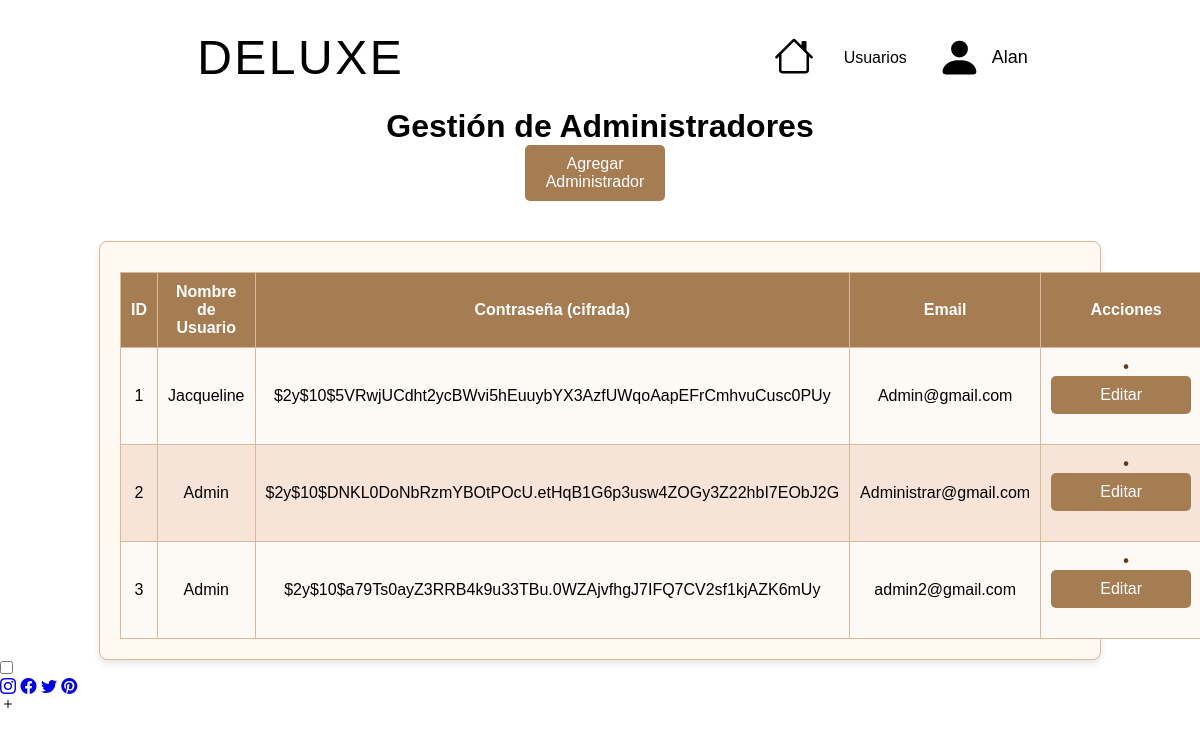
The app's page /crudAdministradores.php (signed in) with its own data.
### tables this page shows
CREATE TABLE `administradores` (
  `id` int(11) NOT NULL,
  `nombre_usuario` varchar(50) NOT NULL,
  `password` varchar(255) NOT NULL,
  `email` varchar(100) NOT NULL
);

### crudAdministradores.php (the view, shortened to what this page needs)
<?php
include 'db.php';
$query = "SELECT * FROM administradores";
$result = $conn->query($query);
?>
<!DOCTYPE html>
<html lang="en">
<head>
    <link rel="stylesheet" type="text/css" href="estilo.css">
    <link rel="stylesheet" type="text/css" href="masmas.css">
</head>
<body>
    <header>
        <a href="#" class="LOGO">DELUXE</a>
        <nav>
            <ul>
                <li><a href="index.php"></a></li>
                <li><a href="crudUsers.php">Usuarios</a></li>
                <li>
                    <a href="login.php" style="text-decoration: none; display: flex; align-items: center;">
                        <svg xmlns="http://www.w3.org/2000/svg" width="45" height="45" fill="currentColor"
                            class="bi bi-person-fill" viewBox="0 0 16 16">
                            <path d="M3 14s-1 0-1-1 1-4 6-4 6 3 6 4-1 1-1 1zm5-6a3 3 0 1 0 0-6 3 3 0 0 0 0 6" />
                        </svg>
                        <?php if (isset($_SESSION['nombre'])): ?>
                        <span style="margin-left: 10px; font-size: 18px; color: #000;">
                            <?php echo htmlspecialchars($_SESSION['nombre']); ?>
                        </span>
                        <?php endif; ?>
                    </a>
                </li>
            </ul>
        </nav>
    </header>
    <br><br><br><br><br><br>
    <center>
        <h1>Gestión de Administradores</h1>
    </center>
    <div style="text-align: center; margin-bottom: 20px;">
        <button class="action-btn" onclick="abrirModalAgregar()">Agregar Administrador</button>
    </div>
    <div class="crud-container">
        <table border="1" cellspacing="0" cellpadding="10">
            <thead>
                <tr>
                    <th>ID</th>
                    <th>Nombre de Usuario</th>
                    <th>Contraseña (cifrada)</th>
                    <th>Email</th>
                    <th>Acciones</th>
                </tr>
            </thead>
            <tbody>
                <?php while ($row = $result->fetch_assoc()) { ?>
                <tr>
                    <td><?= $row['id']; ?></td>
                    <td><?= htmlspecialchars($row['nombre_usuario']); ?></td>
                    <td><?= htmlspecialchars($row['password']); ?></td>
                    <td><?= htmlspecialchars($row['email']); ?></td>
                    <td>
                        <button class="action-btn"
                            onclick="editarAdministrador(<?= htmlspecialchars(json_encode($row)); ?>)">Editar</button>
                    </td>
                </tr>
                <?php } ?>
            </tbody>
        </table>
    </div>
    <link href="https://cdn.jsdelivr.net/npm/bootstrap-icons/font/bootstrap-icons.css" rel="stylesheet">
    <div class="sexo">
        <input type="checkbox" id="btn-mas">
        <div class="redes">
            <a href="https://www.instagram.com/amor.in.un.fiore_mx/" class="bi bi-instagram"></a>
            <a href="https://www.facebook.com/profile.php?id=61558685136571&mibextid=ZbWKwL" class="bi bi-facebook"></a>
            <a href="https://twitter.com/i/flow/login?redirect_after_login=%2FAmoreinunfiore" class="bi bi-twitter"></a>
            <a href="https://pin.it/14SUXYDzc" class="bi bi-pinterest"></a>
        </div>
        <div class="btn-mas">
            <label for="btn-mas" class="bi bi-plus"></label>
        </div>
    </div>
</body>
</html>

### estilo.css (style rules this page uses)
body { font-family: Arial, Helvetica, sans-serif; background: #fff; }
button { border: 0; color: #000; display: flex; font-size: 18px; padding: 4px; cursor: pointer; transition: 0.3s; }
* { margin: 0; padding: 0; }
header { position: fixed; top: 0; left: 0; width: 100%; display: flex; justify-content: space-around; transition: 0.7s; padding: 30px 20px; z-index: 10; }
header .LOGO { position: relative; color: #000; font-size: 3em; letter-spacing: 2.5px; transition: 0.7s; text-decoration: none; }
nav { display: flex; justify-content: center; align-items: center; }
header ul { display: flex; justify-content: center; align-items: center; }
header ul li { list-style: none; }
header ul li a { font-family: Helvetica, sans-serif; margin: 0 15px; text-decoration: none; color: #000; transition: 0.7s; }

### masmas.css (style rules this page uses)
.crud-container { width: 80%; margin: 0 auto; margin-top: 20px; padding: 20px; background-color: #fff8f0; border: 1px solid #dab89f; border-radius: 8px; box-shadow: 0px 4px 6px rgba(0, 0, 0, 0.1); }
button { background-color: #8c6239; color: #fff; border: none; padding: 10px 20px; font-size: 1rem; border-radius: 4px; cursor: pointer; margin-bottom: 20px; }
table { width: 100%; border-collapse: collapse; margin-top: 10px; background-color: #fff; }
th, td { padding: 10px; text-align: center; border: 1px solid #dab89f; }
th { background-color: #a67c52; color: #fff; }
tr:nth-child(even) { background-color: #f7e4d9; }
tr:nth-child(odd) { background-color: #fdf9f4; }
td:nth-child(5) { font-weight: bold; color: #734d2b; }
td:nth-child(5):before { content: "• "; color: #5d3c1c; }
.action-btn { background-color: #a67c52; border: none; padding: 10px 20px; text-align: center; text-decoration: none; display: inline-block; font-size: 16px; cursor: pointer; border-radius: 5px; transition: background-color 0.3s ease; width: 140px; margin-right: 10px; background: #a67c52; }

### records on screen
administradores: id "1", nombre_usuario "Jacqueline", password "$2y$10$5VRwjUCdht2ycBWvi5hEuuybYX3AzfUWqoAapEFrCmhvuCusc0PUy", email "Admin@gmail.com"
administradores: id "2", nombre_usuario "Admin", password "$2y$10$DNKL0DoNbRzmYBOtPOcU.etHqB1G6p3usw4ZOGy3Z22hbI7EObJ2G", email "Administrar@gmail.com"
administradores: id "3", nombre_usuario "Admin", password "$2y$10$a79Ts0ayZ3RRB4k9u33TBu.0WZAjvfhgJ7IFQ7CV2sf1kjAZK6mUy", email "admin2@gmail.com"

### other values on screen
$_SESSION['nombre'] "Alan"
